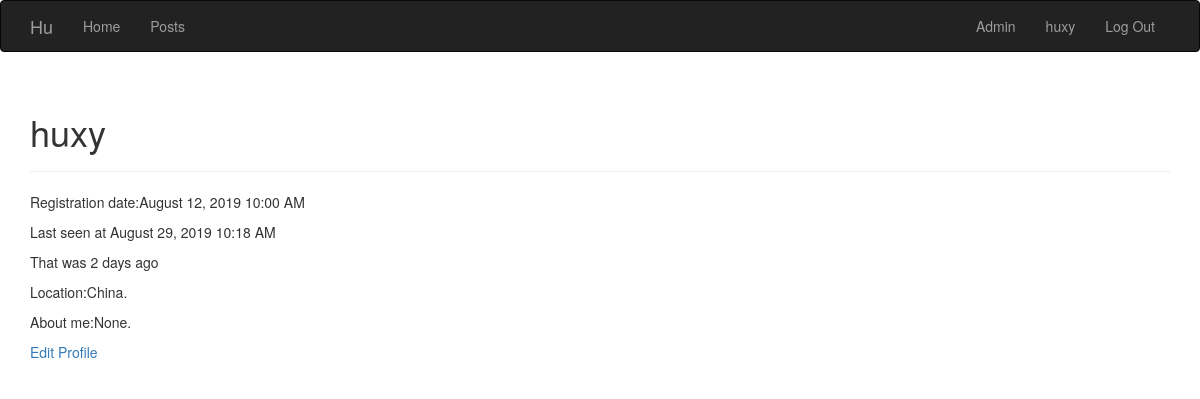
The app's page /auth/huxy (signed in), older data.
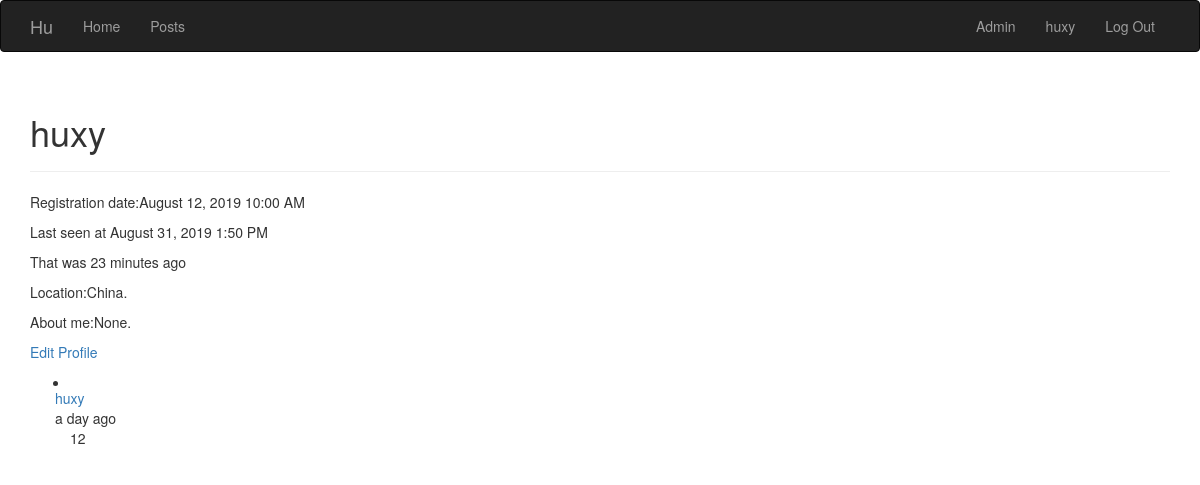
The same page, newer data.
### app/models.py (models this page shows, shortened)
class User(UserMixin, db.Model):
    __tablename__ = 'users'
    id = db.Column(db.Integer, primary_key = True)
    username = db.Column(db.String(64), unique = True, index = True)
    password_hash = db.Column(db.String(128))
    role_id = db.Column(db.Integer, db.ForeignKey('roles.id'))
    location = db.Column(db.String(64))
    about_me = db.Column(db.Text())
    member_since = db.Column(db.DateTime(), default=datetime.utcnow)
    last_seen = db.Column(db.DateTime(), default=datetime.utcnow)
    comments = db.relationship('Comment', backref='author', lazy='dynamic')
    posts = db.relationship('Post', backref='author', lazy='dynamic')
    followed = db.relationship('Follow', foreign_keys=[Follow.follower_id], backref=db.backref('follower', lazy='joined'),lazy='dynamic',cascade='all, delete-orphan')
    follower = db.relationship('Follow', foreign_keys=[Follow.followed_id], backref=db.backref('followed', lazy='joined'),lazy='dynamic',cascade='all, delete-orphan')
    def can(self, permissions):
        return self.role is not None and (self.role.permissions & permissions) == permissions
    def is_administrator(self):
        return self.can(Permissions.ADMINISTRATOR)
    @property
    def password(self):
        raise AttributeError('Password is not a readable attribute.')
    def ping(self):
        self.last_seen = datetime.utcnow()
        db.session.add(self)

class Comment(db.Model):
    __tablename__ = 'comments'
    id = db.Column(db.Integer, primary_key=True)
    body = db.Column(db.Text)
    timestamp = db.Column(db.DateTime,index=True, default=datetime.utcnow)
    author_id = db.Column(db.Integer, db.ForeignKey('users.id'))

### app/auth/views.py (the view)
@auth.route('/<username>')
@login_required
def account(username):
    if not current_user.is_authenticated or not current_user.username == username:
        abort(404)
    else:
        comments = current_user.comments.order_by(Comment.timestamp.desc()).all()
        return render_template('auth/account.html',user=current_user._get_current_object(),comments=comments)

### app/auth/views.py (called while the page is built)
@auth.before_app_request
def before_request():
    if current_user.is_authenticated:
        current_user.ping()

### app/models.py (called while the page is built)
@login_manager.user_loader
def load_user(user_id):
    return User.query.get(int(user_id))

### app/templates/auth/account.html (shortened to what this page needs)
{%extends "base.html"%}
{%block page_content%}
<div class="page-header">
	<h1>{{current_user.username}}</h1>
</div>
{%include '_profile.html'%}
<div>
	<p><a href="{{url_for('auth.edit_profile', username=current_user.username)}}">Edit Profile</a></p>
</div>
{%include '_comments.html'%}
{%endblock%}

### app/templates/base.html (shortened to what this page needs)
{% extends "bootstrap/base.html" %}
{% block head %}
{{super()}}
{% endblock %}
{% block navbar %}
<div class="navbar navbar-inverse" role="navigation">
	<div class="container">
		<div class="navvar-header">
			<a class="navbar-brand" href="{{ url_for('main.index') }}">Hu</a>
		</div>
		<div class="navbar-collapse collapse">
			<ul class="nav navbar-nav">
				<li><a href="{{url_for('main.index')}}">Home</a></li>
			</ul>
			<ul class="nav navbar-nav">
				<li><a href={{url_for('main.posts')}}>Posts</a></li>
			</ul>
			<ul class="nav navbar-nav navbar-right">
				{%if current_user.is_authenticated %}
				{%if current_user.is_administrator() %}
				<li><a href="{{url_for('auth.admin')}}">Admin</a></li>
				{%endif%}
				<li><a href="{{ url_for('auth.account', username=current_user.username)}}">{{current_user.username}}</a></li>
				<li><a href="{{ url_for('auth.logout') }}">Log Out</a></li>
				{%else%}
				<li><a href={{url_for('auth.register')}}>Register</a></li>
				<li><a href="{{url_for('auth.login') }}">Log In</a></li>
				{%endif%}
			</ul>
		</div>
	</div>
</div>
{% endblock %}
{% block content %}
<div class="container">
	{% block page_content %}{% endblock %}
</div>
{% endblock %}

### app/templates/_profile.html
<div>
	<p>Registration date:{{moment(user.member_since).format('LLL')}}</p>
	<p>Last seen at {{moment(user.last_seen).format('LLL')}}</p>
	<p>That was {{moment(user.last_seen).fromNow(refresh=True)}}</p>
	<p><p>
		{% if user.location %}
		Location:{{user.location }}
		{% endif %}
		</p>
		<p>
		{% if user.about_me %}
		About me:{{user.about_me}}
		{% endif %}
		</p>
	</p>
</div>

### app/templates/_comments.html
<div>
<ul class="posts">
	{%for comment in comments %}
	<li class="post">
		<div class="row">
			<div class="col-4">
				<div class="post-author">
					<a href="{{url_for('main.user', username=comment.author.username)}}">
						{{ comment.author.username }}
					</a>
				</div>
			</div>
			<div class="col-4">
				<div class="post-date">{{moment(comment.timestamp).fromNow()}}</div>
			</div>
		</div>
			<div class="post-content">
				<div class="post-body">
					{{comment.body}}
				</div>
			</div>
	</li>
	{%endfor%}
</ul>
</div>

Row changes from the older to the newer data that the page shows:
changed User "huxy": last_seen "August 29, 2019 10:18 AM" → "August 31, 2019 1:50 PM"; last_seen "2 days ago" → "23 minutes ago"
added Comment: author.username "huxy", timestamp "a day ago", body "12"
